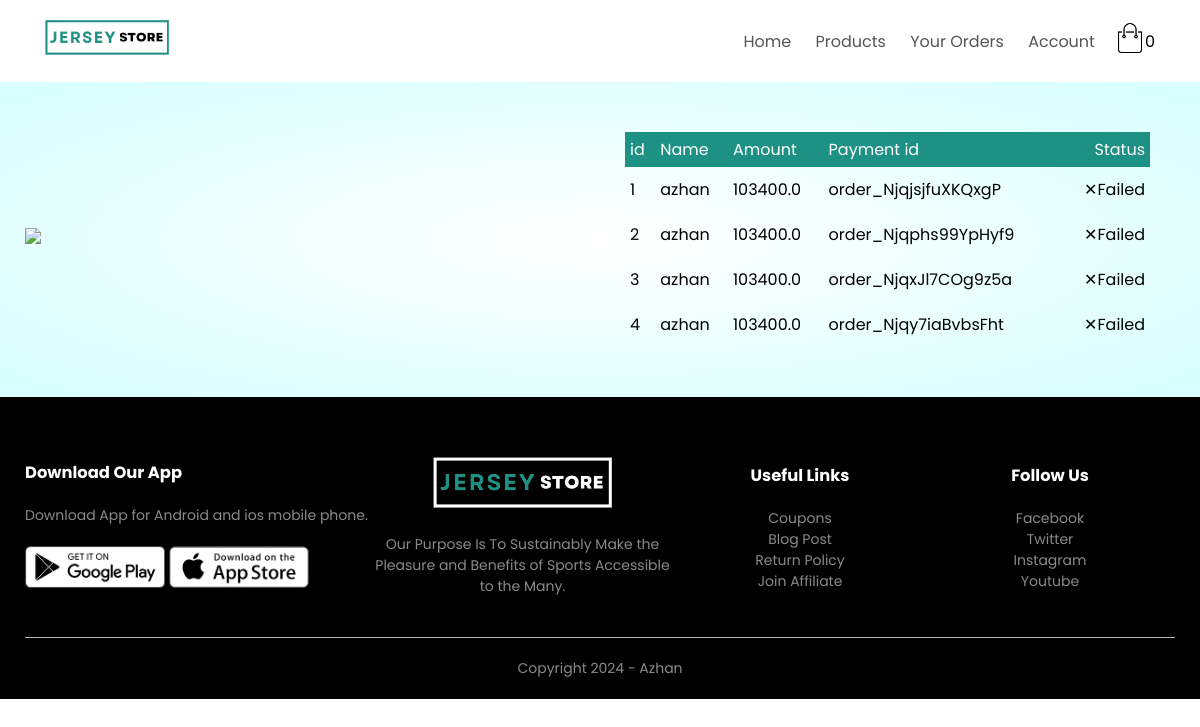
Page /myorder/ (signed in) on the earlier database version.
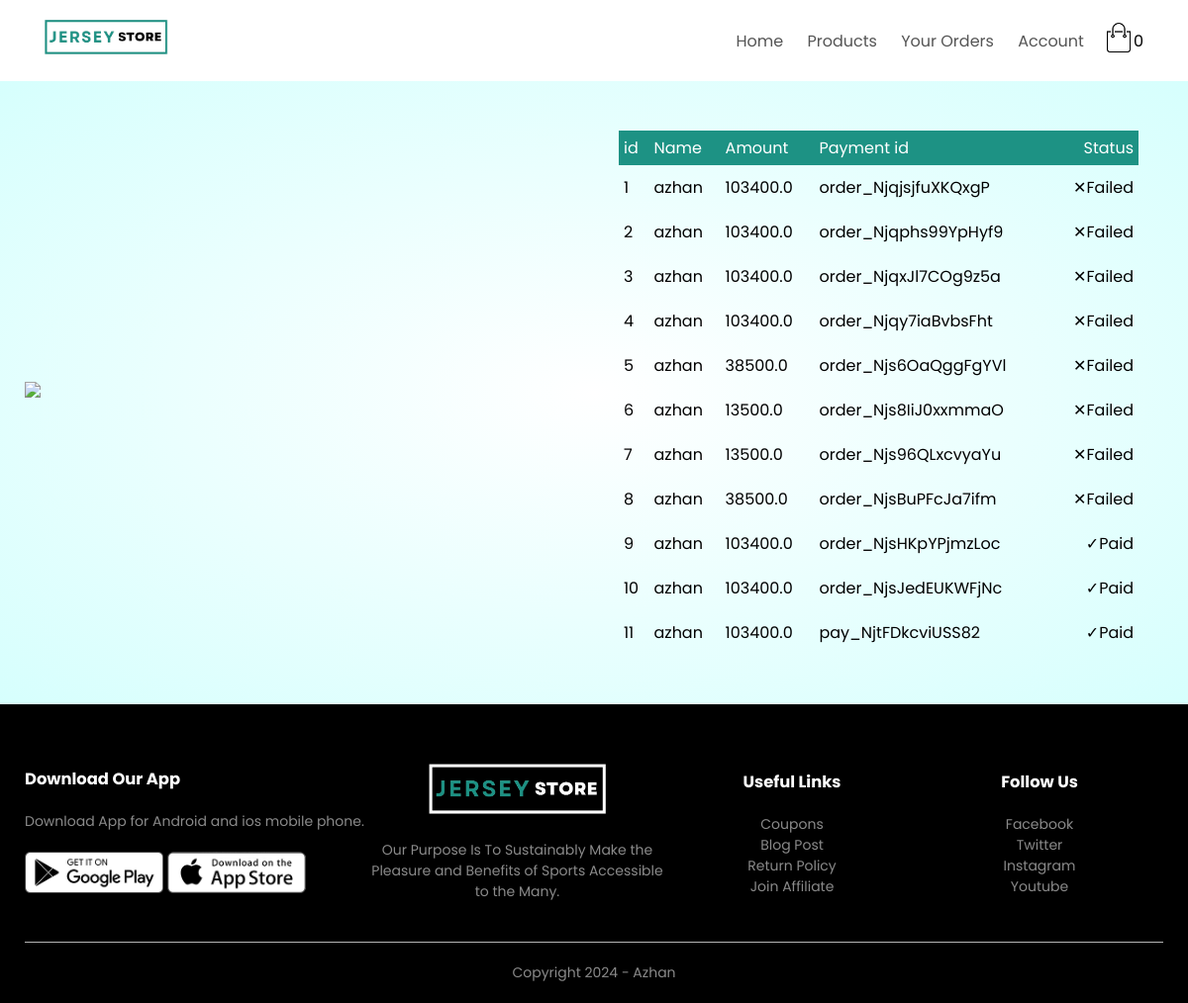
Same page on the later database version.
### app/models.py (models this page shows)
class Payment(models.Model):
    Name = models.CharField(max_length=20)
    Amount = models.CharField(max_length=20)
    Payment_id = models.CharField(max_length=100)
    Paid = models.BooleanField(default=False)

### app/views.py (the view)
# urls.py: path('myorder/',myorder,name='myorder'),
def myorder(request):
    name = request.session['name']
    data = Payment.objects.filter(Name=name)
    return render(request,'myorder.html',{'data':data})

### app/templates/myorder.html (shortened to what this page needs)
{% load static %}
<!DOCTYPE html>
<html lang="en">
<head>
    <link rel="stylesheet" href="{% static 'style.css' %}">
</head>
<body>
    {% if msg %}
    <div class="container">
        <div class="navbar">
            <div class="logo">
                <img src="{% static 'images/logo.png' %}" alt="logo" width="135px">
            </div>
        </div>
    </div>
    <div class="account-page">
        <div class="container">
            <div class="row">
                <div class="col-2">
                    <img src="{% static 'images/image1.png' %}" width="100%">
                </div>
                <div class="col-2">
                     <div class="form-container">
                        <h1>{{msg}}</h1>
                        <a class="btn" href="{% url 'loginpage' %}">Login</a>
                    </div>
                </div>
            </div>
        </div>
    </div>
    {% else %}
    <div class="container">
        <div class="navbar">
            <div class="logo">
                <img src="{% static 'images/logo.png' %}" alt="logo" width="125px">
            </div>
            <nav>
                <ul id="MenuItems">
                    <li><a href="{% url 'user' %}">Home</a></li>
                    <li><a href="{% url 'products' %}">Products</a></li>
                    <li><a href="{% url 'myorder' %}">Your Orders</a></li>
                    <li><a href="{% url 'account' %}">Account</a></li>
                </ul>
            </nav>
            <a href="{% url 'cart' %}"><img src="{% static 'images/cart.png' %}" width="30px" height="30px"></a>
            <span class="badge badge-info">{{request.session.card|length}}</span>
        </div>
    </div>
    <div class="account-page">
        <div class="container">
            <div class="row">
                <div class="col-2">
                    <img src="{% static 'images/image1.png' %}" width="100%">
                </div>
                <div class="col-2">
                     <div class="container">
                        <table>
                            <tr>
                                <th>id</th>
                                <th>Name</th>
                                <th>Amount</th>
                                <th>Payment id</th>
                                <th>Status</th>
                            </tr>
                            {% for i in data %}
                            <tr>
                                <td>{{forloop.counter}}</td>
                                <td>{{i.Name}}</td>
                                <td>{{i.Amount}}</td>
                                <td>{{i.Payment_id}}</td>
                                {% if i.Paid %}
                                <td>&#10003;Paid</td>
                                {% else %}
                                <td>&#10005;Failed</td>
                                {% endif %}
                            </tr>
                       {% endfor %}
                        </table>
                    </div>
                </div>
            </div>
        </div>
    </div>
    {% endif %}
    <div class="footer">
        <div class="container">
            <div class="row">
                <div class="footer-col-1">
                    <h3>Download Our App</h3>
                    <p>Download App for Android and ios mobile phone.</p>
                    <div class="app-logo">
                        <img src="{% static 'images/play-store.png' %}">
                        <img src="{% static 'images/app-store.png' %}">
                    </div>
                </div>
                <div class="footer-col-2">
                    <img src="{% static 'images/logo-white.png' %}">
                    <p>Our Purpose Is To Sustainably Make the Pleasure and Benefits of Sports Accessible to the Many.
                    </p>
                </div>
                <div class="footer-col-3">
                    <h3>Useful Links</h3>
                    <ul>
                        <li>Coupons</li>
                        <li>Blog Post</li>
                        <li>Return Policy</li>
                        <li>Join Affiliate</li>
                    </ul>
                </div>
                <div class="footer-col-4">
                    <h3>Follow Us</h3>
                    <ul>
                        <li>Facebook</li>
                        <li>Twitter</li>
                        <li>Instagram</li>
                        <li>Youtube</li>
                    </ul>
                </div>
            </div>
            <hr>
            <p class="copyright">Copyright 2024 - Azhan</p>
        </div>
    </div>
</body>
</html>

### app/static/style.css (style rules this page uses)
* { margin: 0; padding: 0; box-sizing: border-box; }
body { font-family: 'Poppins', sans-serif; }
.navbar { display: flex; align-items: center; padding: 20px; }
nav { flex: 1; text-align: right; }
nav ul { display: inline-block; list-style-type: none; }
nav ul li { display: inline-block; margin-right: 20px; }
a { text-decoration: none; color: #555; }
p { color: #555; }
.container { max-width: 1300px; margin: auto; padding-left: 25px; padding-right: 25px; }
.row { display: flex; align-items: center; flex-wrap: wrap; justify-content: space-around; }
.col-2 { flex-basis: 50%; min-width: 300px; }
.col-2 img { max-width: 100%; padding: 50px 0; }
.footer { background: black; color: #8a8a8a; font-size: 14px; padding: 60px 0 20px; }
.footer p { color: #8a8a8a; }
.footer h3 { color: #fff; margin-bottom: 20px; }
.footer-col-1, .footer-col-2, .footer-col-3, .footer-col-4 { min-width: 250px; margin-bottom: 20px; }
.footer-col-1 { flex-basis: 30%; }
.footer-col-2 { flex: 1; text-align: center; }
.footer-col-2 img { width: 180px; margin-bottom: 20px; }
.footer-col-3, .footer-col-4 { flex-basis: 12%; text-align: center; }
ul { list-style-type: none; }
.app-logo { margin-top: 20px; }
.app-logo img { width: 140px; }
.footer hr { border: none; background: #b5b5b5; height: 1px; margin: 20px 0; }
.copyright { text-align: center; }
table { width: 100%; border-collapse: collapse; }
th { text-align: left; padding: 5px; color: #fff; background: #1d9284; font-weight: normal; }
td { padding: 10px 5px; }
td:last-child { text-align: right; }
th:last-child { text-align: right; }
.account-page { padding: 50px 0; background: radial-gradient(#ffffff,#d6fffd); }

Differences in the rows shown:
added Payment: Name "azhan", Amount "38500.0", Payment_id "order_Njs6OaQggFgYVl", Paid "✕Failed"
added Payment: Name "azhan", Amount "13500.0", Payment_id "order_Njs8IiJ0xxmmaO", Paid "✕Failed"
added Payment: Name "azhan", Amount "13500.0", Payment_id "order_Njs96QLxcvyaYu", Paid "✕Failed"
added Payment: Name "azhan", Amount "38500.0", Payment_id "order_NjsBuPFcJa7ifm", Paid "✕Failed"
added Payment: Name "azhan", Amount "103400.0", Payment_id "order_NjsHKpYPjmzLoc", Paid "✓Paid"
added Payment: Name "azhan", Amount "103400.0", Payment_id "order_NjsJedEUKWFjNc", Paid "✓Paid"
added Payment: Name "azhan", Amount "103400.0", Payment_id "pay_NjtFDkcviUSS82", Paid "✓Paid"
